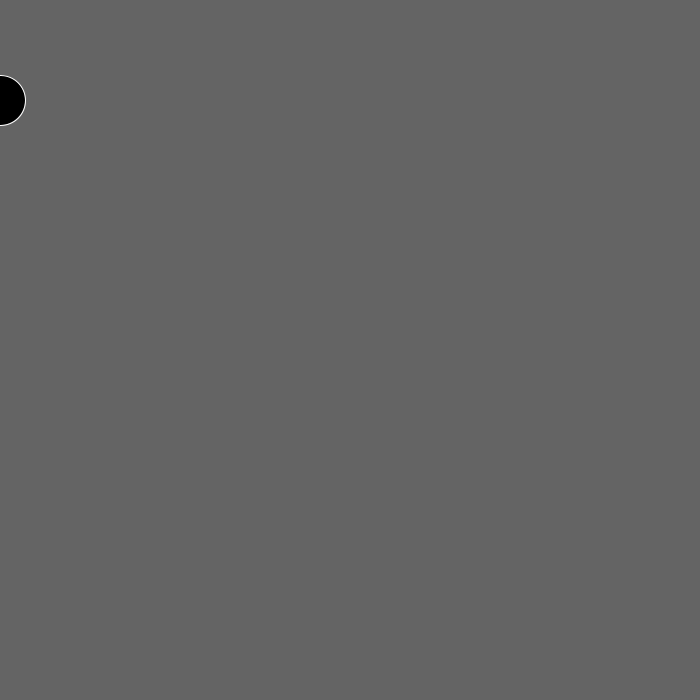
Frame 1 (no input)
Frame 60 (the mouse pressed at the canvas centre just before this capture): identical to frame 1, image omitted
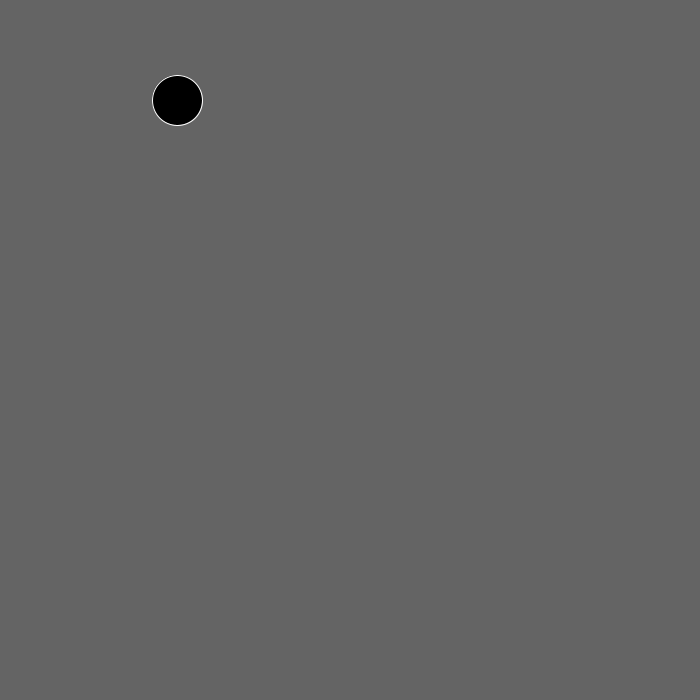
Frame 120 (the mouse held since frame 60 and released just before this capture)

The Processing sketch that drew these frames (run headless with seeded random() and noise(); from frame 60 on, the mouse is pressed at the canvas centre):

// Processing sketch: Exercise_5_8
// ── Exercise_5_8.pde
boolean mouse = false; //The button is not pressed.

int circleX = 0;
int circleY = 100;

void setup() {
  size(700,700);
}

void draw() {
  background(100);
  stroke(255);
  fill(0);
  ellipse(circleX, circleY, 50, 50);
  if (mouse) { 
    circleX = circleX + 3;
  }
}
//If the mouse is pressed, then the ball moves.

void mousePressed() {
  mouse = !mouse; //If the mouse is pressed again, the ball stops.
}
